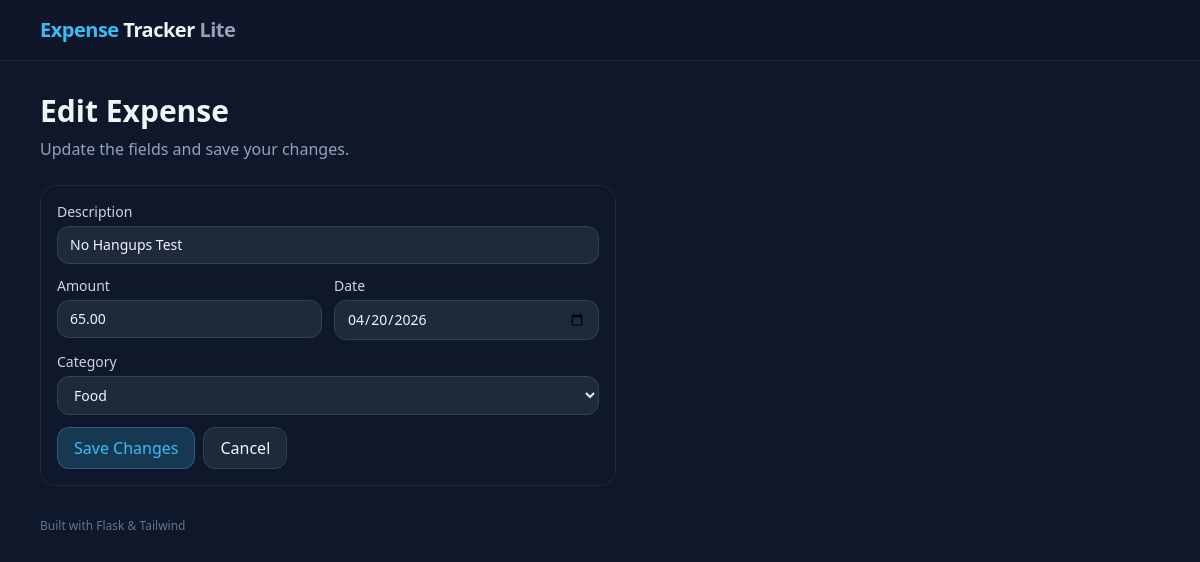
The app's page /edit/7 with its own data.
### app.py (models this page shows)
class Expense(db.Model):
    id = db.Column(db.Integer, primary_key=True)
    description = db.Column(db.String(120), nullable=False)
    amount = db.Column(db.Float, nullable=False)
    category = db.Column(db.String(50), nullable=False)
    date = db.Column(db.Date, nullable=False, default=date.today())

### app.py (the view)
@app.route('/edit/<int:expense_id>', methods=['GET'])
def edit(expense_id):
    e = Expense.query.get_or_404(expense_id)
    return render_template('edit.html', expense = e, categories = CATEGORIES, today = date.today().isoformat())

### templates/edit.html (shortened to what this page needs)
{% extends "base.html" %}
{% block content %}
  <h1 class="text-3xl font-semibold mb-2">Edit Expense</h1>
  <p class="text-slate-400 mb-6">Update the fields and save your changes.</p>
  <section class="max-w-xl rounded-2xl border border-slate-800 bg-slate-900 p-4">
    <form method="post" action="{{ url_for('edit_post', expense_id=expense.id) }}" class="space-y-3">
      <label class="block text-sm">
        <span class="mb-1 block text-slate-300">Description</span>
        <input name="description"
               value="{{ expense.description }}"
               class="w-full rounded-xl bg-slate-800 border border-slate-700 px-3 py-2 text-slate-100" />
      </label>
      <div class="grid grid-cols-2 gap-3">
        <label class="block text-sm">
          <span class="mb-1 block text-slate-300">Amount</span>
          <input type="number" step="0.01" min="0.01" name="amount"
                 value="{{ '%.2f'|format(expense.amount) }}"
                 class="w-full rounded-xl bg-slate-800 border border-slate-700 px-3 py-2 text-slate-100" />
        </label>
        <label class="block text-sm">
          <span class="mb-1 block text-slate-300">Date</span>
          <input type="date" name="date"
                 value="{{ expense.date.strftime('%Y-%m-%d') if expense.date else today }}"
                 class="w-full rounded-xl bg-slate-800 border border-slate-700 px-3 py-2 text-slate-100" />
        </label>
      </div>
      <label class="block text-sm">
        <span class="mb-1 block text-slate-300">Category</span>
        <select name="category"
                class="w-full rounded-xl bg-slate-800 border border-slate-700 px-3 py-2 text-slate-100">
          {% for c in categories %}
            <option value="{{ c }}" {% if expense.category == c %}selected{% endif %}>{{ c }}</option>
          {% endfor %}
        </select>
      </label>
      <div class="flex items-center gap-2">
        <button class="rounded-xl bg-brand/20 hover:bg-brand/30 text-brand px-4 py-2 border border-brand/30"
                type="submit">Save Changes</button>
        <a class="rounded-xl bg-slate-800 hover:bg-slate-700 px-4 py-2 border border-slate-700"
           href="{{ url_for('index') }}">Cancel</a>
      </div>
    </form>
  </section>
{% endblock %}

### records on screen
Expense: description "No Hangups Test", amount "65.00", date "04/20/2026", category "Food"
